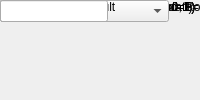
<?xml version="1.0" encoding="UTF-8"?>
<ui version="4.0">
 <class>MainWindow</class>
 <widget class="QMainWindow" name="MainWindow">
  <property name="windowTitle"><string>Bus Multiplier</string></property>
  <widget class="QWidget" name="centralwidget">
   <!-- NOTE: this is a simplified structural mirror of the generated
        <module>_ui.py, not a full round-trip Designer file. Regenerate
        both from the same spec if you need to edit layout by hand. -->
       <widget class="QLabel" name="label_n_bits_a">
     <property name="text"><string>a input bit widths</string></property>
    </widget>
       <widget class="QLineEdit" name="n_bits_a"/>
       <widget class="QLabel" name="label_bin_pt_a">
     <property name="text"><string>a input binary points</string></property>
    </widget>
       <widget class="QLineEdit" name="bin_pt_a"/>
       <widget class="QLabel" name="label_type_a">
     <property name="text"><string>a input type (Unsigned=0, Signed=1)</string></property>
    </widget>
       <widget class="QLineEdit" name="type_a"/>
       <widget class="QLabel" name="label_cmplx_a">
     <property name="text"><string>a input complex</string></property>
    </widget>
       <widget class="QCheckBox" name="cmplx_a"/>
       <widget class="QLabel" name="label_n_bits_b">
     <property name="text"><string>b input bit widths</string></property>
    </widget>
       <widget class="QLineEdit" name="n_bits_b"/>
       <widget class="QLabel" name="label_bin_pt_b">
     <property name="text"><string>b input binary points</string></property>
    </widget>
       <widget class="QLineEdit" name="bin_pt_b"/>
       <widget class="QLabel" name="label_type_b">
     <property name="text"><string>b input type (Unsigned=0, Signed=1)</string></property>
    </widget>
       <widget class="QLineEdit" name="type_b"/>
       <widget class="QLabel" name="label_cmplx_b">
     <property name="text"><string>b input complex</string></property>
    </widget>
       <widget class="QCheckBox" name="cmplx_b"/>
       <widget class="QLabel" name="label_misc">
     <property name="text"><string>misc support</string></property>
    </widget>
       <widget class="QCheckBox" name="misc"/>
       <widget class="QLabel" name="label_floating_point">
     <property name="text"><string>floating point</string></property>
    </widget>
       <widget class="QCheckBox" name="floating_point"/>
       <widget class="QLabel" name="label_float_type">
     <property name="text"><string>float type</string></property>
    </widget>
       <widget class="QComboBox" name="float_type">
     <item><property name="text"><string>single</string></property></item>
     <item><property name="text"><string>custom</string></property></item>
    </widget>
       <widget class="QLabel" name="label_input_vec_a">
     <property name="text"><string>a input vector in bus</string></property>
    </widget>
       <widget class="QLineEdit" name="input_vec_a"/>
       <widget class="QLabel" name="label_input_vec_b">
     <property name="text"><string>b input vector in bus</string></property>
    </widget>
       <widget class="QLineEdit" name="input_vec_b"/>
       <widget class="QLabel" name="label_frac_width">
     <property name="text"><string>fraction width</string></property>
    </widget>
       <widget class="QLineEdit" name="frac_width"/>
       <widget class="QLabel" name="label_exp_width">
     <property name="text"><string>exponent width</string></property>
    </widget>
       <widget class="QLineEdit" name="exp_width"/>
       <widget class="QLabel" name="label_n_bits_out">
     <property name="text"><string>output bit widths</string></property>
    </widget>
       <widget class="QLineEdit" name="n_bits_out"/>
       <widget class="QLabel" name="label_bin_pt_out">
     <property name="text"><string>output binary points</string></property>
    </widget>
       <widget class="QLineEdit" name="bin_pt_out"/>
       <widget class="QLabel" name="label_type_out">
     <property name="text"><string>output type (Unsigned=0, Signed=1)</string></property>
    </widget>
       <widget class="QLineEdit" name="type_out"/>
       <widget class="QLabel" name="label_quantization">
     <property name="text"><string>quantization strategy (Truncate=0, Round  (unbiased: +/- Inf)=1, , Round  (unbiased: Even Values)=2)</string></property>
    </widget>
       <widget class="QLineEdit" name="quantization"/>
       <widget class="QLabel" name="label_overflow">
     <property name="text"><string>overflow strategy (Wrap=0, Saturate=1, Flag as error=2)</string></property>
    </widget>
       <widget class="QLineEdit" name="overflow"/>
       <widget class="QLabel" name="label_mult_latency">
     <property name="text"><string>multiplier latency</string></property>
    </widget>
       <widget class="QLineEdit" name="mult_latency"/>
       <widget class="QLabel" name="label_add_latency">
     <property name="text"><string>adder latency</string></property>
    </widget>
       <widget class="QLineEdit" name="add_latency"/>
       <widget class="QLabel" name="label_conv_latency">
     <property name="text"><string>convert latency</string></property>
    </widget>
       <widget class="QLineEdit" name="conv_latency"/>
       <widget class="QLabel" name="label_max_fanout">
     <property name="text"><string>limit fanout to ?</string></property>
    </widget>
       <widget class="QLineEdit" name="max_fanout"/>
       <widget class="QLabel" name="label_fan_latency">
     <property name="text"><string>fanout register latency</string></property>
    </widget>
       <widget class="QLineEdit" name="fan_latency"/>
       <widget class="QLabel" name="label_multiplier_implementation">
     <property name="text"><string>multiplier implementation</string></property>
    </widget>
       <widget class="QComboBox" name="multiplier_implementation">
     <item><property name="text"><string>behavioral HDL</string></property></item>
     <item><property name="text"><string>standard core</string></property></item>
     <item><property name="text"><string>embedded multiplier core</string></property></item>
    </widget>
       <widget class="QLabel" name="label_pipeline_cmult_en">
     <property name="text"><string>pipeline complex mult</string></property>
    </widget>
       <widget class="QCheckBox" name="pipeline_cmult_en"/>
       <widget class="QLabel" name="label_pipeline_latency">
     <property name="text"><string>pipeline latency</string></property>
    </widget>
       <widget class="QLineEdit" name="pipeline_latency"/>
  </widget>
 </widget>
 <resources/>
 <connections/>
</ui>
